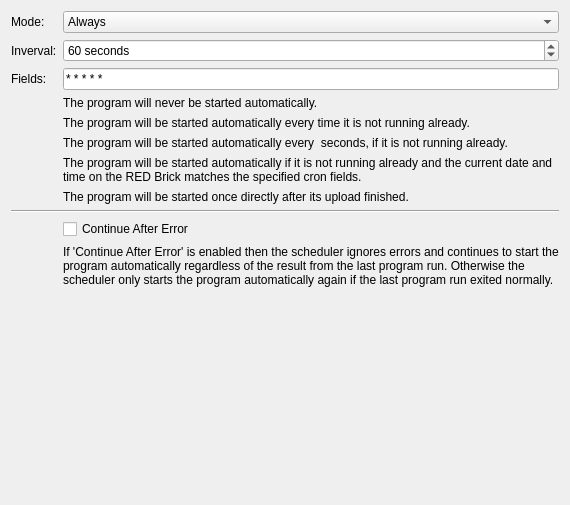
<?xml version="1.0" encoding="UTF-8"?>
<ui version="4.0">
 <class>ProgramPageSchedule</class>
 <widget class="QWidget" name="ProgramPageSchedule">
  <property name="geometry">
   <rect>
    <x>0</x>
    <y>0</y>
    <width>570</width>
    <height>505</height>
   </rect>
  </property>
  <property name="windowTitle">
   <string>Form</string>
  </property>
  <layout class="QVBoxLayout" name="verticalLayout">
   <item>
    <layout class="QGridLayout" name="gridLayout_4">
     <item row="0" column="0">
      <widget class="QLabel" name="label_4">
       <property name="text">
        <string>Mode:</string>
       </property>
      </widget>
     </item>
     <item row="0" column="1">
      <widget class="QComboBox" name="combo_start_mode">
       <property name="sizePolicy">
        <sizepolicy hsizetype="Preferred" vsizetype="Fixed">
         <horstretch>1</horstretch>
         <verstretch>0</verstretch>
        </sizepolicy>
       </property>
       <property name="currentIndex">
        <number>1</number>
       </property>
       <item>
        <property name="text">
         <string>Never</string>
        </property>
       </item>
       <item>
        <property name="text">
         <string>Always</string>
        </property>
       </item>
       <item>
        <property name="text">
         <string>Interval</string>
        </property>
       </item>
       <item>
        <property name="text">
         <string>Cron</string>
        </property>
       </item>
       <item>
        <property name="text">
         <string>Once After Upload</string>
        </property>
       </item>
      </widget>
     </item>
     <item row="2" column="1">
      <widget class="QLineEdit" name="edit_start_fields">
       <property name="text">
        <string>* * * * *</string>
       </property>
      </widget>
     </item>
     <item row="1" column="1">
      <widget class="QSpinBox" name="spin_start_interval">
       <property name="suffix">
        <string> seconds</string>
       </property>
       <property name="minimum">
        <number>1</number>
       </property>
       <property name="maximum">
        <number>2147483647</number>
       </property>
       <property name="value">
        <number>60</number>
       </property>
      </widget>
     </item>
     <item row="1" column="0">
      <widget class="QLabel" name="label_start_interval">
       <property name="text">
        <string>Inverval:</string>
       </property>
      </widget>
     </item>
     <item row="2" column="0">
      <widget class="QLabel" name="label_start_fields">
       <property name="text">
        <string>Fields:</string>
       </property>
      </widget>
     </item>
     <item row="3" column="1">
      <widget class="QLabel" name="label_start_mode_never_help">
       <property name="text">
        <string>The program will never be started automatically.</string>
       </property>
       <property name="wordWrap">
        <bool>true</bool>
       </property>
      </widget>
     </item>
     <item row="5" column="1">
      <widget class="QLabel" name="label_start_mode_interval_help">
       <property name="text">
        <string>The program will be started automatically every &lt;INTERVAL&gt; seconds, if it is not running already.</string>
       </property>
       <property name="wordWrap">
        <bool>true</bool>
       </property>
      </widget>
     </item>
     <item row="6" column="1">
      <widget class="QLabel" name="label_start_mode_cron_help">
       <property name="text">
        <string>The program will be started automatically if it is not running already and the current date and time on the RED Brick matches the specified cron fields.</string>
       </property>
       <property name="wordWrap">
        <bool>true</bool>
       </property>
      </widget>
     </item>
     <item row="7" column="1">
      <widget class="QLabel" name="label_start_mode_once_help">
       <property name="text">
        <string>The program will be started once directly after its upload finished.</string>
       </property>
       <property name="wordWrap">
        <bool>true</bool>
       </property>
      </widget>
     </item>
     <item row="4" column="1">
      <widget class="QLabel" name="label_start_mode_always_help">
       <property name="text">
        <string>The program will be started automatically every time it is not running already.</string>
       </property>
       <property name="wordWrap">
        <bool>true</bool>
       </property>
      </widget>
     </item>
     <item row="10" column="1">
      <widget class="QLabel" name="label_continue_after_error_help">
       <property name="text">
        <string>If 'Continue After Error' is enabled then the scheduler ignores errors and continues to start the program automatically regardless of the result from the last program run. Otherwise the scheduler only starts the program automatically again if the last program run exited normally.</string>
       </property>
       <property name="wordWrap">
        <bool>true</bool>
       </property>
      </widget>
     </item>
     <item row="9" column="1">
      <widget class="QCheckBox" name="check_continue_after_error">
       <property name="text">
        <string>Continue After Error</string>
       </property>
      </widget>
     </item>
     <item row="8" column="0" colspan="2">
      <widget class="Line" name="line">
       <property name="orientation">
        <enum>Qt::Horizontal</enum>
       </property>
      </widget>
     </item>
    </layout>
   </item>
   <item>
    <spacer name="verticalSpacer">
     <property name="orientation">
      <enum>Qt::Vertical</enum>
     </property>
     <property name="sizeHint" stdset="0">
      <size>
       <width>20</width>
       <height>0</height>
      </size>
     </property>
    </spacer>
   </item>
  </layout>
 </widget>
 <resources/>
 <connections/>
</ui>
